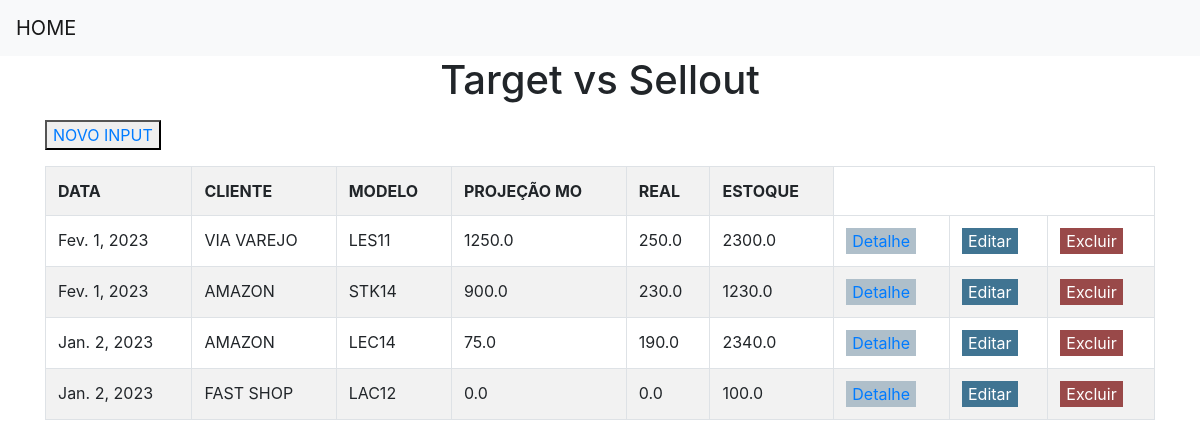
The page / on the database its author committed.
### app_dados_semanal/models.py (models this page shows)
class Semanal(models.Model):
    data = models.DateField(null= False)
    cliente = models.CharField(max_length = 100, null= False)
    modelo = models.CharField(max_length = 100, null = False)
    projecao_m0 = models.FloatField(null = True, default=0)
    real = models.FloatField(null = True, default=0)
    estoque = models.FloatField(null = True, default=0)
    uploaded = models.DateTimeField(default=timezone.now)

### app_dados_semanal/views.py (the view)
# urls.py: path('', views.input_registrado,name= 'input_registrado'),
def input_registrado(request):
    dados = {
        'dados': Semanal.objects.all()            #ir até a tabela Semanal, e traga todos os registros.
    }
    return render (request,'input_registrado.html', context = dados)

### app_dados_semanal/templates/input_registrado.html (shortened to what this page needs)
{% extends 'base.html' %}
{% block conteudo %}
<h1 style="text-align: center;"> Target vs Sellout </h1>
<div class="container">
    <button ><a  href="{% url 'novo_input' %}">NOVO INPUT</a></button>
    <table class= 'table table-striped table-bordered'>
        <tr>
            <th>DATA </th>
            <th>CLIENTE</th>
            <th>MODELO</th>
            <th>PROJEÇÃO MO</th>
            <th>REAL</th>
            <th>ESTOQUE</th>
        </tr>
        {% for dado in dados %}
        <tr>
            <td>{{dado.data}}</td>
            <td>{{dado.cliente}}</td>
            <td>{{dado.modelo}}</td>
            <td>{{dado.projecao_m0}}</td>
            <td>{{dado.real}}</td>
            <td>{{dado.estoque}}</td>
            <td><button style ="background-color:rgb(175, 191, 202); border: 0;"><a href="{% url 'detalhe' dado.id%}">Detalhe</a></button></td>
            <td><button style="background-color:rgb(64, 116, 146);border: 0;"><a style="color:rgb(255, 255, 255);" href="{% url 'editar_input' dado.id%}">Editar</a></button></td>
            <td><button style="background-color:rgb(153, 73, 73);border: 0;"><a style="color:rgb(255, 255, 255);" href="{% url 'confirmar_excluir_input' dado.id%}">Excluir</a></button></td>
        </tr>
        {% endfor %}
    </table>
{% endblock%}

### app_dados_semanal/templates/base.html (shortened to what this page needs)
<!doctype html>
<html lang="en">
  <head>
    <link rel="stylesheet" href="https://cdn.jsdelivr.net/npm/bootstrap@4.6.2/dist/css/bootstrap.min.css">
  </head>
  <body>
    <nav class="navbar navbar-light bg-light">
    <a class="navbar-brand" href="{% url 'input_registrado' %}">HOME</a>
    </nav>
    {% block conteudo %}
    {% endblock %}
  </body>
</html>

### rows shown on the page
Semanal: data "Fev. 1, 2023", cliente "VIA VAREJO", modelo "LES11", projecao_m0 "1250.0", real "250.0", estoque "2300.0"
Semanal: data "Fev. 1, 2023", cliente "AMAZON", modelo "STK14", projecao_m0 "900.0", real "230.0", estoque "1230.0"
Semanal: data "Jan. 2, 2023", cliente "AMAZON", modelo "LEC14", projecao_m0 "75.0", real "190.0", estoque "2340.0"
Semanal: data "Jan. 2, 2023", cliente "FAST SHOP", modelo "LAC12", projecao_m0 "0.0", real "0.0", estoque "100.0"
